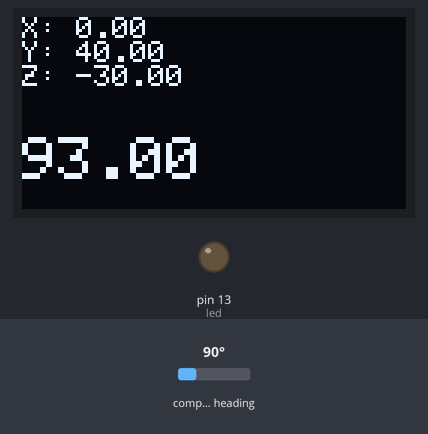
This sketch was run on a simulated Arduino Uno, built with avr-gcc and run on an emulated ATmega328P. Shown: 128×64 one-colour display, output pins drawn as LEDs (lit = HIGH). Inputs (shaded band) come from the test bench; at power-on: compass heading 90°. What the sketch prints to the serial monitor is not drawn.

Above: at 2.2 s.
2.3 s: compass heading set to 7°
At 3.7 s:
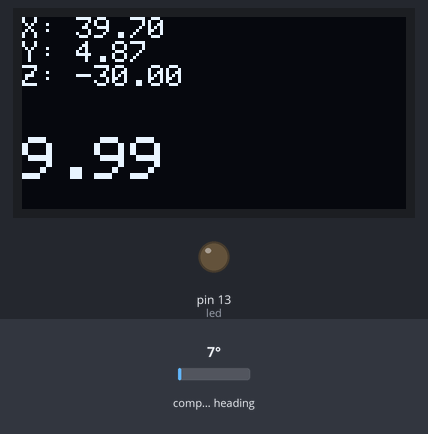
4.0 s: compass heading set to 180°
At 4.8 s:
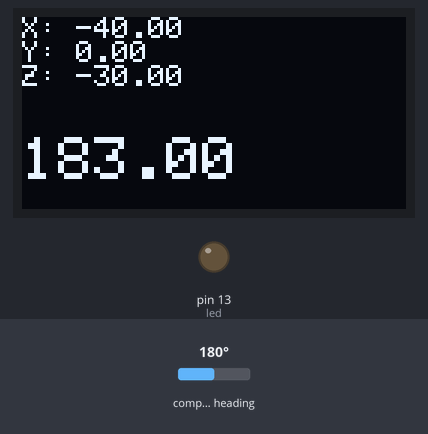
5.6 s: compass heading set to 269°
At 7.1 s:
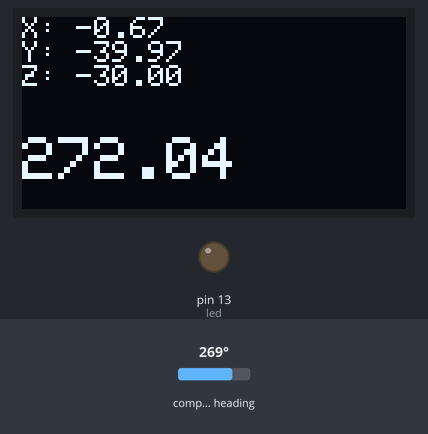
Timing chart, 0 to 8.6 s (numbered marks = the images above; inputs shaded):
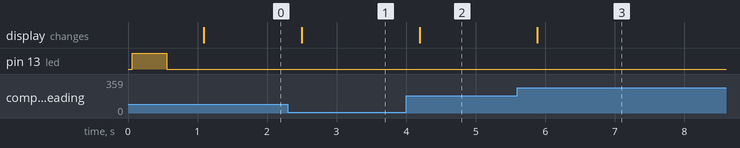

The sketch:

compass.ino
```cpp
////////////////////////////////////////////////////////////
//	    COMPASS mk1			                  //
//			Fran Zekan, 27.02.2016, 17:00     //
////////////////////////////////////////////////////////////

#include <Wire.h>
#include <Adafruit_GFX.h>
#include <Adafruit_SSD1306.h>

//ONE
//#include "I2Cdev.h"
//#include "HMC5883L.h"

//HMC5883L mag;
//int16_t mx, my, mz;

//TWO
#include <Adafruit_Sensor.h>
#include <Adafruit_HMC5883_U.h>

Adafruit_HMC5883_Unified mag = Adafruit_HMC5883_Unified(12345);

Adafruit_SSD1306 display(4);

uint8_t led = 13;

void start()
{
	display.clearDisplay();
	display.setTextSize(2);
	display.setTextColor(WHITE);
	display.setCursor(0,10);
	display.print("Altitude BMP 180 mk1");

	display.display();
	Serial.println("Altitude BMP 180 mk1");

	digitalWrite(led, 1);
	delay(500);
	digitalWrite(led, 0);
	delay(500);
}

void setup()
{
	Serial.begin(9600);
	Wire.begin();
	display.begin(SSD1306_SWITCHCAPVCC, 0x3C);
//	mag.initialize();
	mag.begin();

	pinMode(led, OUTPUT);

	start();
}

void loop()
{
	display.clearDisplay();
	display.setTextSize(1);
	display.setCursor(0, 0);

//	one();
	two();

	display.display();
	delay(250);
}

/*void one()
{
	mag.getHeading(&mx, &my, &mz);
	display.print(mx);
	display.print(" ");
	display.print(my);
	display.print(" ");
	display.print(mz);
	display.println();
	display.println();

	float heading = atan2(my, mx);
	if(heading < 0)
		heading += 2 * M_PI;

	display.setTextSize(3);
	display.println(heading * 180/M_PI);
}*/

void two()
{
	sensors_event_t event;
	mag.getEvent(&event);

	display.print("X: "); display.print(event.magnetic.x); display.println();
	display.print("Y: "); display.print(event.magnetic.y); display.println();
	display.print("Z: "); display.print(event.magnetic.z); display.println();

	float heading = atan2(event.magnetic.y, event.magnetic.x);

	float declinationAngle = 0.0523598775;
	heading += declinationAngle;

	if(heading < 0)
		heading += 2*PI;
	if(heading > 2*PI)
		heading -= 2*PI;

	float headingDegrees = heading * 180/M_PI;

	display.setTextSize(2);
	display.println();
	display.print(headingDegrees);
}
```

Measured:
- after the input at 2.3 s, the display: changes after 0.20 s (image 1)
- after the input at 4.0 s, the display: changes after 0.19 s (image 2)
- after the input at 5.6 s, the display: changes after 0.29 s (image 3)
